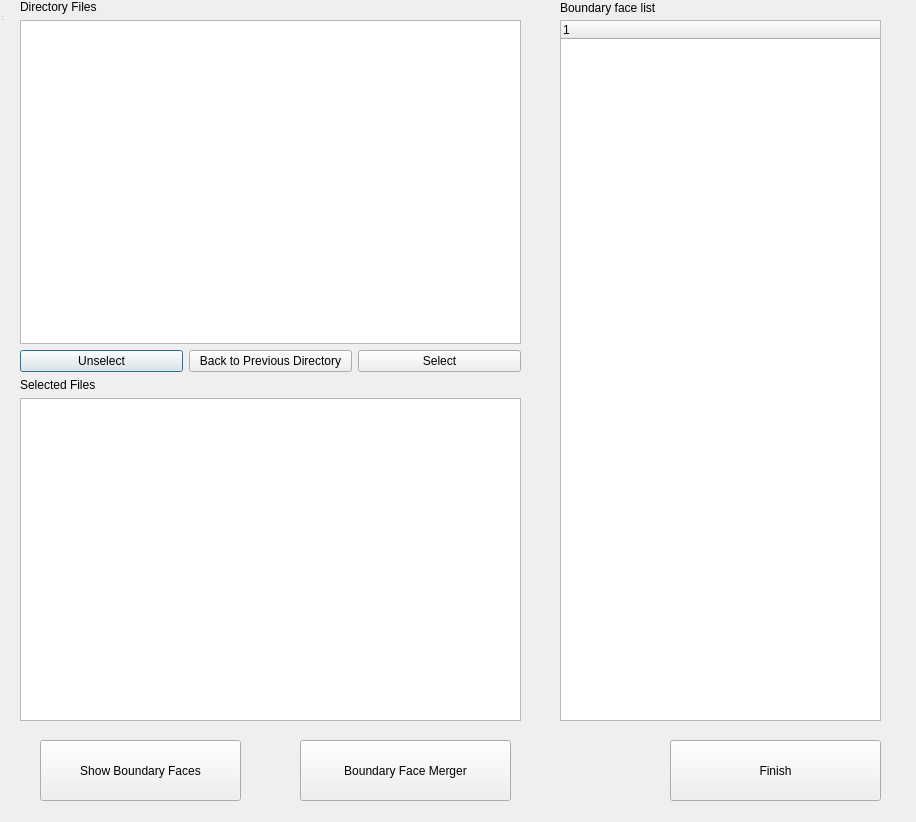
<?xml version="1.0" encoding="UTF-8"?>
<ui version="4.0">
 <class>SelectFile</class>
 <widget class="QDialog" name="SelectFile">
  <property name="geometry">
   <rect>
    <x>0</x>
    <y>0</y>
    <width>916</width>
    <height>822</height>
   </rect>
  </property>
  <property name="windowTitle">
   <string>Select Mesh Files</string>
  </property>
  <widget class="QWidget" name="centralwidget" native="true">
   <property name="geometry">
    <rect>
     <x>10</x>
     <y>-10</y>
     <width>1261</width>
     <height>901</height>
    </rect>
   </property>
   <widget class="QWidget" name="verticalLayoutWidget">
    <property name="geometry">
     <rect>
      <x>10</x>
      <y>10</y>
      <width>501</width>
      <height>721</height>
     </rect>
    </property>
    <layout class="QVBoxLayout" name="verticalLayout_2">
     <item>
      <widget class="QLabel" name="label">
       <property name="text">
        <string>Directory Files</string>
       </property>
      </widget>
     </item>
     <item>
      <widget class="QListView" name="directory_file"/>
     </item>
     <item>
      <layout class="QHBoxLayout" name="horizontalLayout">
       <item>
        <widget class="QPushButton" name="unselect">
         <property name="text">
          <string>Unselect</string>
         </property>
        </widget>
       </item>
       <item>
        <widget class="QPushButton" name="back">
         <property name="text">
          <string>Back to Previous Directory</string>
         </property>
        </widget>
       </item>
       <item>
        <widget class="QPushButton" name="select">
         <property name="text">
          <string>Select</string>
         </property>
        </widget>
       </item>
      </layout>
     </item>
     <item>
      <widget class="QLabel" name="label_2">
       <property name="text">
        <string>Selected Files</string>
       </property>
      </widget>
     </item>
     <item>
      <widget class="QListView" name="selected_file"/>
     </item>
    </layout>
   </widget>
   <widget class="QPushButton" name="boundary_merger_button">
    <property name="geometry">
     <rect>
      <x>290</x>
      <y>750</y>
      <width>211</width>
      <height>61</height>
     </rect>
    </property>
    <property name="text">
     <string>Boundary Face Merger</string>
    </property>
   </widget>
   <widget class="QPushButton" name="load_file_button">
    <property name="geometry">
     <rect>
      <x>660</x>
      <y>750</y>
      <width>211</width>
      <height>61</height>
     </rect>
    </property>
    <property name="text">
     <string>Finish</string>
    </property>
   </widget>
   <widget class="QTreeWidget" name="step1_bc_tree">
    <property name="geometry">
     <rect>
      <x>550</x>
      <y>30</y>
      <width>321</width>
      <height>701</height>
     </rect>
    </property>
    <column>
     <property name="text">
      <string notr="true">1</string>
     </property>
    </column>
   </widget>
   <widget class="QLabel" name="label_3">
    <property name="geometry">
     <rect>
      <x>550</x>
      <y>10</y>
      <width>499</width>
      <height>16</height>
     </rect>
    </property>
    <property name="text">
     <string>Boundary face list</string>
    </property>
   </widget>
   <widget class="QPushButton" name="show_boundary_button">
    <property name="geometry">
     <rect>
      <x>30</x>
      <y>750</y>
      <width>201</width>
      <height>61</height>
     </rect>
    </property>
    <property name="text">
     <string>Show Boundary Faces</string>
    </property>
   </widget>
  </widget>
  <widget class="QStatusBar" name="statusbar">
   <property name="geometry">
    <rect>
     <x>0</x>
     <y>0</y>
     <width>3</width>
     <height>22</height>
    </rect>
   </property>
  </widget>
 </widget>
 <resources/>
 <connections/>
</ui>
